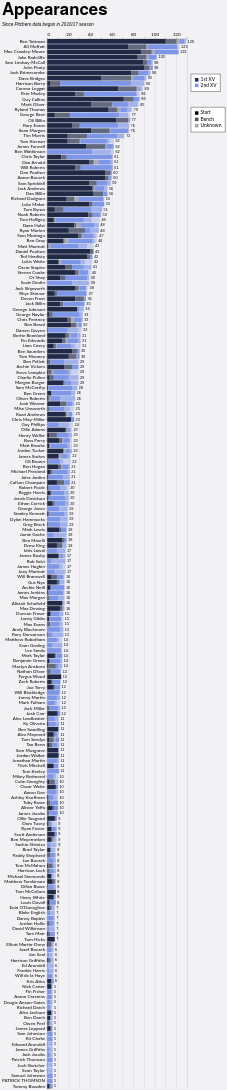

Here is the Vega-Lite specification saved for this chart:
### Vega-Lite specification from a JSON file in a GitHub repository (floating-point values rounded to 4 significant figures; data arrays with more than 128 entries replaced by an {"elided": "..."} marker saying what was removed)
{"config": {"axis": {"labelFont": "Lato, sans-serif", "titleFont": "PT Sans Narrow, Helvetica Neue, Helvetica, Arial, sans-serif", "labelFontSize": 13, "titleFontSize": 24, "gridColor": "#202947", "gridOpacity": 0.2}, "header": {"labelFont": "PT Sans Narrow, Helvetica Neue, Helvetica, Arial, sans-serif", "titleFont": "PT Sans Narrow, Helvetica Neue, Helvetica, Arial, sans-serif", "labelFontSize": 24, "titleFontSize": 28, "labelFontWeight": "bold", "orient": "left"}, "legend": {"labelFont": "Lato, sans-serif", "titleFont": "PT Sans Narrow, Helvetica Neue, Helvetica, Arial, sans-serif", "labelFontSize": 14, "titleFontSize": 16, "titlePadding": 5, "fillColor": "white", "strokeColor": "black", "padding": 10, "titleFontWeight": "lighter", "titleFontStyle": "italic", "titleColor": "gray", "offset": 10}, "title": {"font": "PT Sans Narrow, Helvetica Neue, Helvetica, Arial, sans-serif", "fontSize": 48, "fontWeight": "bold", "anchor": "start", "align": "center", "titlePadding": 20, "subtitlePadding": 10, "subtitleFontSize": 13, "subtitleColor": "", "subtitleFontStyle": "italic", "offset": 15, "color": "black"}, "axisX": {"labelAngle": 0}, "facet": {"title": null, "header": null, "align": {"row": "each", "column": "each"}}, "resolve": {"scale": {"y": "independent", "facet": "independent"}}, "background": "#f2f1f4"}, "layer": [{"mark": {"type": "bar"}, "encoding": {"color": {"field": "squad", "legend": {"direction": "vertical", "labelExpr": "datum.value + ' XV'", "legendX": 410, "legendY": 100, "orient": "none", "title": null}, "scale": {"domain": ["1st", "2nd"], "range": ["#202946", "#7d96e8"]}, "sort": ["1st", "2nd"], "type": "nominal"}, "opacity": {"field": "start", "legend": {"direction": "vertical", "legendX": 410, "legendY": 195, "orient": "none", "title": null}, "scale": {"domain": ["Start", "Bench", "Unknown"], "range": [1.0, 0.35, 0.2]}, "sort": ["Start", "Bench", "Unknown"], "type": "nominal"}, "order": {"field": "stack_order", "sort": "ascending", "type": "quantitative"}, "tooltip": [{"field": "player", "title": "Player", "type": "nominal"}, {"field": "squad", "title": "Squad", "type": "nominal"}, {"field": "start", "title": "Selection", "type": "nominal"}, {"aggregate": "sum", "field": "games", "title": "Games", "type": "quantitative"}, {"aggregate": "max", "field": "player_total", "title": "Total", "type": "quantitative"}], "x": {"aggregate": "sum", "axis": {"orient": "top", "title": null}, "field": "games", "type": "quantitative"}, "y": {"field": "player", "sort": {"field": "player_total", "op": "max", "order": "descending"}, "title": null, "type": "nominal"}}}, {"mark": {"type": "text", "align": "left", "baseline": "middle", "color": "black", "dx": 4, "fontSize": 11}, "encoding": {"text": {"field": "total_games", "format": ".0f", "type": "quantitative"}, "x": {"axis": {"orient": "top", "title": null}, "field": "total_games", "type": "quantitative"}, "y": {"field": "player", "sort": {"field": "player_total", "op": "max", "order": "descending"}, "title": null, "type": "nominal"}}, "transform": [{"aggregate": [{"op": "sum", "field": "games", "as": "total_games"}, {"op": "max", "field": "player_total", "as": "player_total"}], "groupby": ["player"]}]}], "data": {"name": "data-1139188205fe93f9809b7442a42d3a3e"}, "height": {"step": 15}, "params": [{"name": "seasonParam", "value": []}, {"name": "gameTypesParam", "value": []}, {"name": "squadParam", "value": "All"}, {"name": "positionsParam", "value": []}, {"name": "minAppsParam", "value": 5}], "title": {"text": "Appearances", "subtitle": "Since Pitchero data began in 2016/17 season"}, "transform": [{"filter": "length(seasonParam) === 0 || indexof(seasonParam, datum.season) >= 0"}, {"filter": "length(gameTypesParam) === 0 || indexof(gameTypesParam, datum.game_type) >= 0"}, {"filter": "squadParam === \"All\" || datum.squad === squadParam"}, {"filter": "length(positionsParam) === 0 || indexof(positionsParam, datum.position) >= 0"}, {"joinaggregate": [{"op": "sum", "field": "games", "as": "player_total"}], "groupby": ["player"]}, {"filter": "datum.player_total >= minAppsParam"}], "width": 400, "$schema": "https://vega.github.io/schema/vega-lite/v5.20.1.json", "datasets": {"data-1139188205fe93f9809b7442a42d3a3e": {"elided": "2379 records"}}}
